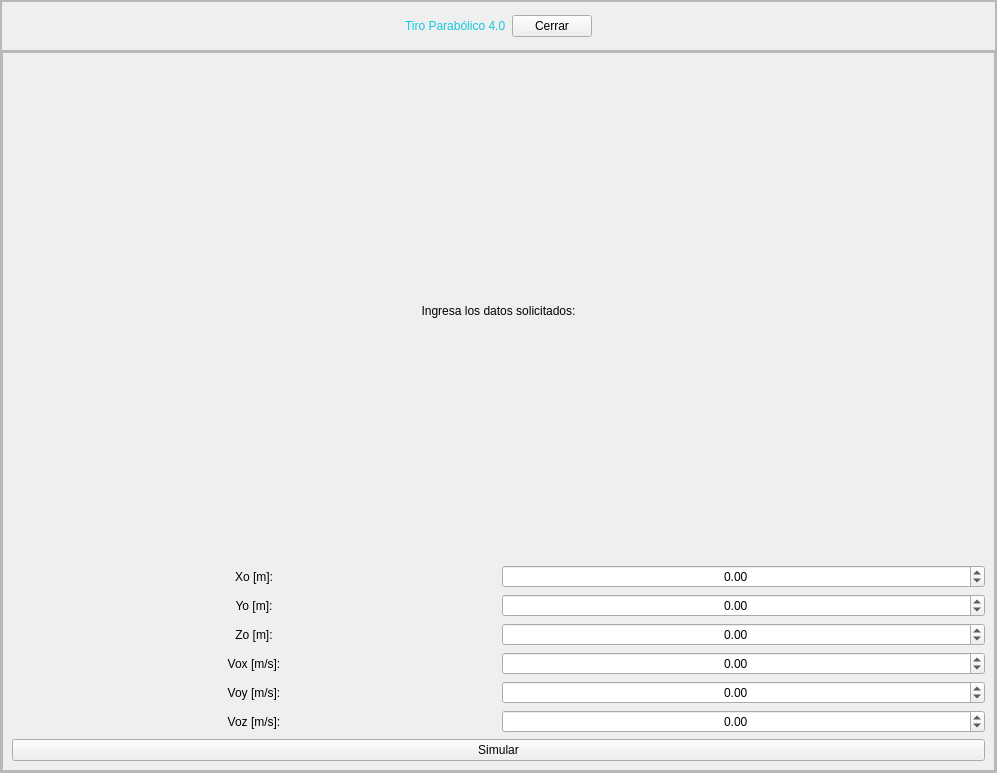
<?xml version="1.0" encoding="UTF-8"?>
<ui version="4.0">
 <class>MainWindow</class>
 <widget class="QMainWindow" name="MainWindow">
  <property name="geometry">
   <rect>
    <x>0</x>
    <y>0</y>
    <width>997</width>
    <height>773</height>
   </rect>
  </property>
  <property name="windowTitle">
   <string>MainWindow</string>
  </property>
  <widget class="QWidget" name="centralwidget">
   <layout class="QVBoxLayout" name="verticalLayout">
    <property name="spacing">
     <number>0</number>
    </property>
    <property name="leftMargin">
     <number>0</number>
    </property>
    <property name="topMargin">
     <number>0</number>
    </property>
    <property name="rightMargin">
     <number>0</number>
    </property>
    <property name="bottomMargin">
     <number>0</number>
    </property>
    <item>
     <widget class="QFrame" name="frame">
      <property name="frameShape">
       <enum>QFrame::StyledPanel</enum>
      </property>
      <property name="frameShadow">
       <enum>QFrame::Raised</enum>
      </property>
      <layout class="QVBoxLayout" name="verticalLayout_2" stretch="1,8">
       <property name="spacing">
        <number>0</number>
       </property>
       <property name="leftMargin">
        <number>0</number>
       </property>
       <property name="topMargin">
        <number>0</number>
       </property>
       <property name="rightMargin">
        <number>0</number>
       </property>
       <property name="bottomMargin">
        <number>0</number>
       </property>
       <item>
        <widget class="QFrame" name="frame_2">
         <property name="maximumSize">
          <size>
           <width>16777215</width>
           <height>50</height>
          </size>
         </property>
         <property name="styleSheet">
          <string notr="true">QLabel{
font: 87 12pt &quot;Arial Black&quot;;
color: rgb(20, 200,220);
}

QPushButton{
	font: 10pt &quot;MS Shell Dlg 2&quot;;
}</string>
         </property>
         <property name="frameShape">
          <enum>QFrame::StyledPanel</enum>
         </property>
         <property name="frameShadow">
          <enum>QFrame::Raised</enum>
         </property>
         <layout class="QHBoxLayout" name="horizontalLayout">
          <item>
           <spacer name="horizontalSpacer">
            <property name="orientation">
             <enum>Qt::Horizontal</enum>
            </property>
            <property name="sizeHint" stdset="0">
             <size>
              <width>323</width>
              <height>20</height>
             </size>
            </property>
           </spacer>
          </item>
          <item>
           <widget class="QLabel" name="label">
            <property name="text">
             <string>Tiro Parabólico 4.0</string>
            </property>
           </widget>
          </item>
          <item>
           <widget class="QPushButton" name="button_cerrar">
            <property name="text">
             <string>Cerrar</string>
            </property>
           </widget>
          </item>
          <item>
           <spacer name="horizontalSpacer_2">
            <property name="orientation">
             <enum>Qt::Horizontal</enum>
            </property>
            <property name="sizeHint" stdset="0">
             <size>
              <width>323</width>
              <height>20</height>
             </size>
            </property>
           </spacer>
          </item>
         </layout>
        </widget>
       </item>
       <item>
        <widget class="QFrame" name="frame_3">
         <property name="frameShape">
          <enum>QFrame::StyledPanel</enum>
         </property>
         <property name="frameShadow">
          <enum>QFrame::Raised</enum>
         </property>
         <layout class="QHBoxLayout" name="horizontalLayout_3" stretch="5,8">
          <property name="spacing">
           <number>0</number>
          </property>
          <property name="leftMargin">
           <number>0</number>
          </property>
          <property name="topMargin">
           <number>0</number>
          </property>
          <property name="rightMargin">
           <number>0</number>
          </property>
          <property name="bottomMargin">
           <number>0</number>
          </property>
          <item>
           <widget class="QFrame" name="frame_4">
            <property name="styleSheet">
             <string notr="true">font: 10pt &quot;MS Shell Dlg 2&quot;;</string>
            </property>
            <property name="frameShape">
             <enum>QFrame::StyledPanel</enum>
            </property>
            <property name="frameShadow">
             <enum>QFrame::Raised</enum>
            </property>
            <layout class="QVBoxLayout" name="verticalLayout_3" stretch="0,8,0">
             <item>
              <widget class="QLabel" name="label_2">
               <property name="text">
                <string>Ingresa los datos solicitados:</string>
               </property>
               <property name="alignment">
                <set>Qt::AlignCenter</set>
               </property>
              </widget>
             </item>
             <item>
              <layout class="QGridLayout" name="gridLayout">
               <item row="1" column="0">
                <widget class="QLabel" name="label_4">
                 <property name="text">
                  <string>Yo [m]:</string>
                 </property>
                 <property name="alignment">
                  <set>Qt::AlignCenter</set>
                 </property>
                </widget>
               </item>
               <item row="2" column="0">
                <widget class="QLabel" name="label_5">
                 <property name="text">
                  <string>Zo [m]:</string>
                 </property>
                 <property name="alignment">
                  <set>Qt::AlignCenter</set>
                 </property>
                </widget>
               </item>
               <item row="0" column="1">
                <widget class="QDoubleSpinBox" name="sBox_Xo">
                 <property name="alignment">
                  <set>Qt::AlignCenter</set>
                 </property>
                 <property name="minimum">
                  <double>-100000.000000000000000</double>
                 </property>
                 <property name="maximum">
                  <double>100000.000000000000000</double>
                 </property>
                </widget>
               </item>
               <item row="0" column="0">
                <widget class="QLabel" name="label_3">
                 <property name="text">
                  <string>Xo [m]:</string>
                 </property>
                 <property name="alignment">
                  <set>Qt::AlignCenter</set>
                 </property>
                </widget>
               </item>
               <item row="1" column="1">
                <widget class="QDoubleSpinBox" name="sBox_Yo">
                 <property name="alignment">
                  <set>Qt::AlignCenter</set>
                 </property>
                 <property name="minimum">
                  <double>-100000.000000000000000</double>
                 </property>
                 <property name="maximum">
                  <double>100000.000000000000000</double>
                 </property>
                </widget>
               </item>
               <item row="3" column="0">
                <widget class="QLabel" name="label_6">
                 <property name="text">
                  <string>Vox [m/s]:</string>
                 </property>
                 <property name="alignment">
                  <set>Qt::AlignCenter</set>
                 </property>
                </widget>
               </item>
               <item row="2" column="1">
                <widget class="QDoubleSpinBox" name="sBox_Zo">
                 <property name="alignment">
                  <set>Qt::AlignCenter</set>
                 </property>
                 <property name="minimum">
                  <double>-100000.000000000000000</double>
                 </property>
                 <property name="maximum">
                  <double>100000.000000000000000</double>
                 </property>
                </widget>
               </item>
               <item row="4" column="0">
                <widget class="QLabel" name="label_7">
                 <property name="text">
                  <string>Voy [m/s]:</string>
                 </property>
                 <property name="alignment">
                  <set>Qt::AlignCenter</set>
                 </property>
                </widget>
               </item>
               <item row="5" column="0">
                <widget class="QLabel" name="label_8">
                 <property name="text">
                  <string>Voz [m/s]:</string>
                 </property>
                 <property name="alignment">
                  <set>Qt::AlignCenter</set>
                 </property>
                </widget>
               </item>
               <item row="3" column="1">
                <widget class="QDoubleSpinBox" name="sBox_Vox">
                 <property name="alignment">
                  <set>Qt::AlignCenter</set>
                 </property>
                 <property name="minimum">
                  <double>-100000.000000000000000</double>
                 </property>
                 <property name="maximum">
                  <double>100000.000000000000000</double>
                 </property>
                </widget>
               </item>
               <item row="4" column="1">
                <widget class="QDoubleSpinBox" name="sBox_Voy">
                 <property name="alignment">
                  <set>Qt::AlignCenter</set>
                 </property>
                 <property name="minimum">
                  <double>-100000.000000000000000</double>
                 </property>
                 <property name="maximum">
                  <double>100000.000000000000000</double>
                 </property>
                </widget>
               </item>
               <item row="5" column="1">
                <widget class="QDoubleSpinBox" name="sBox_Voz">
                 <property name="alignment">
                  <set>Qt::AlignCenter</set>
                 </property>
                 <property name="minimum">
                  <double>-100000.000000000000000</double>
                 </property>
                 <property name="maximum">
                  <double>100000.000000000000000</double>
                 </property>
                </widget>
               </item>
              </layout>
             </item>
             <item>
              <widget class="QPushButton" name="button_simular">
               <property name="text">
                <string>Simular</string>
               </property>
              </widget>
             </item>
            </layout>
           </widget>
          </item>
          <item>
           <layout class="QHBoxLayout" name="graf_tiro"/>
          </item>
         </layout>
        </widget>
       </item>
      </layout>
     </widget>
    </item>
   </layout>
  </widget>
 </widget>
 <resources/>
 <connections/>
</ui>
